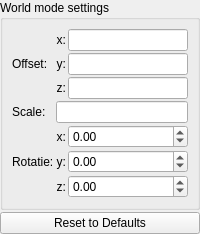
                   <widget class="QWidget" name="page_fake_lights_world">
                    <layout class="QVBoxLayout" name="verticalLayout_world">
                     <property name="spacing">
                      <number>2</number>
                     </property>
                     <property name="leftMargin">
                      <number>0</number>
                     </property>
                     <property name="topMargin">
                      <number>0</number>
                     </property>
                     <property name="rightMargin">
                      <number>0</number>
                     </property>
                     <property name="bottomMargin">
                      <number>0</number>
                     </property>
                     <item>
                      <widget class="QGroupBox" name="groupBox_fake_lights_world">
                       <property name="title">
                        <string>World mode settings</string>
                       </property>
                       <layout class="QGridLayout" name="gridLayout_world">
                        <property name="spacing">
                         <number>2</number>
                        </property>
                        <item row="0" column="0" rowspan="3">
                         <widget class="QLabel" name="label_world_offset">
                          <property name="text">
                           <string>Offset:</string>
                          </property>
                         </widget>
                        </item>
                        <item row="0" column="1">
                         <widget class="QLabel" name="label_world_offset_x">
                          <property name="text">
                           <string>x:</string>
                          </property>
                          <property name="alignment">
                           <set>Qt::AlignRight|Qt::AlignTrailing|Qt::AlignVCenter</set>
                          </property>
                         </widget>
                        </item>
                        <item row="0" column="2">
                         <widget class="MyLineEdit" name="vect3_fake_lights_world_offset_x"></widget>
                        </item>
                        <item row="1" column="1">
                         <widget class="QLabel" name="label_world_offset_y">
                          <property name="text">
                           <string>y:</string>
                          </property>
                          <property name="alignment">
                           <set>Qt::AlignRight|Qt::AlignTrailing|Qt::AlignVCenter</set>
                          </property>
                         </widget>
                        </item>
                        <item row="1" column="2">
                         <widget class="MyLineEdit" name="vect3_fake_lights_world_offset_y"></widget>
                        </item>
                        <item row="2" column="1">
                         <widget class="QLabel" name="label_world_offset_z">
                          <property name="text">
                           <string>z:</string>
                          </property>
                          <property name="alignment">
                           <set>Qt::AlignRight|Qt::AlignTrailing|Qt::AlignVCenter</set>
                          </property>
                         </widget>
                        </item>
                        <item row="2" column="2">
                         <widget class="MyLineEdit" name="vect3_fake_lights_world_offset_z"></widget>
                        </item>
                        <item row="3" column="0">
                         <widget class="QLabel" name="label_world_scale">
                          <property name="text">
                           <string>Scale:</string>
                          </property>
                         </widget>
                        </item>
                        <item row="3" column="1" colspan="2">
                         <widget class="MyLineEdit" name="logedit_fake_lights_world_scale"></widget>
                        </item>
                        <item row="4" column="0" rowspan="3">
                         <widget class="QLabel" name="label_world_rotation">
                          <property name="text">
                           <string>Rotatie:</string>
                          </property>
                         </widget>
                        </item>
                        <item row="4" column="1">
                         <widget class="QLabel" name="label_world_rotation_x">
                          <property name="text">
                           <string>x:</string>
                          </property>
                          <property name="alignment">
                           <set>Qt::AlignRight|Qt::AlignTrailing|Qt::AlignVCenter</set>
                          </property>
                         </widget>
                        </item>
                        <item row="4" column="2">
                         <widget class="MyDoubleSpinBox" name="spinboxd3_fake_lights_world_rotation_x">
                          <property name="decimals">
                           <number>2</number>
                          </property>
                          <property name="minimum">
                           <double>-36000.000000000000000</double>
                          </property>
                          <property name="maximum">
                           <double>36000.000000000000000</double>
                          </property>
                          <property name="singleStep">
                           <double>0.100000000000000</double>
                          </property>
                         </widget>
                        </item>
                        <item row="5" column="1">
                         <widget class="QLabel" name="label_world_rotation_y">
                          <property name="text">
                           <string>y:</string>
                          </property>
                          <property name="alignment">
                           <set>Qt::AlignRight|Qt::AlignTrailing|Qt::AlignVCenter</set>
                          </property>
                         </widget>
                        </item>
                        <item row="5" column="2">
                         <widget class="MyDoubleSpinBox" name="spinboxd3_fake_lights_world_rotation_y">
                          <property name="decimals">
                           <number>2</number>
                          </property>
                          <property name="minimum">
                           <double>-36000.000000000000000</double>
                          </property>
                          <property name="maximum">
                           <double>36000.000000000000000</double>
                          </property>
                          <property name="singleStep">
                           <double>0.100000000000000</double>
                          </property>
                         </widget>
                        </item>
                        <item row="6" column="1">
                         <widget class="QLabel" name="label_world_rotation_z">
                          <property name="text">
                           <string>z:</string>
                          </property>
                          <property name="alignment">
                           <set>Qt::AlignRight|Qt::AlignTrailing|Qt::AlignVCenter</set>
                          </property>
                         </widget>
                        </item>
                        <item row="6" column="2">
                         <widget class="MyDoubleSpinBox" name="spinboxd3_fake_lights_world_rotation_z">
                          <property name="decimals">
                           <number>2</number>
                          </property>
                          <property name="minimum">
                           <double>-36000.000000000000000</double>
                          </property>
                          <property name="maximum">
                           <double>36000.000000000000000</double>
                          </property>
                          <property name="singleStep">
                           <double>0.100000000000000</double>
                          </property>
                         </widget>
                        </item>
                       </layout>
                      </widget>
                     </item>
                     <item>
                      <widget class="QPushButton" name="pushButton_reset_world">
                       <property name="text">
                        <string>Reset to Defaults</string>
                       </property>
                      </widget>
                     </item>
                    </layout>
                   </widget>
